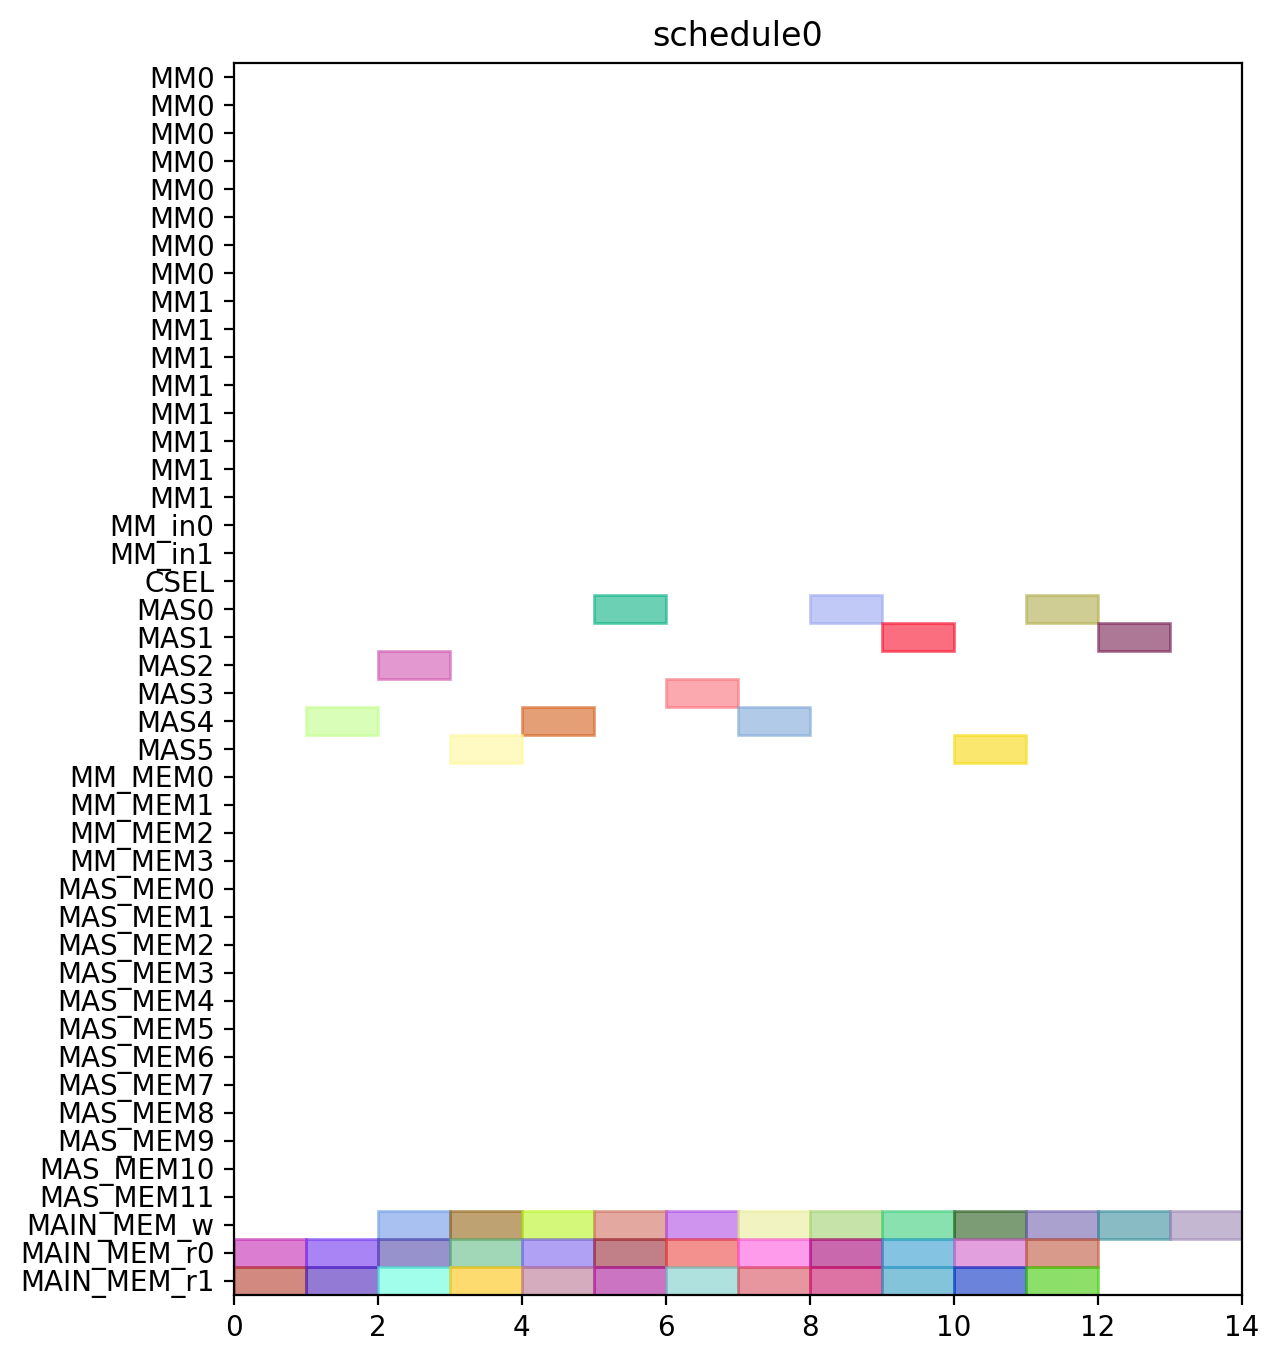

Write Python code to recreate this figure.
from pyschedule import Scenario, solvers, plotters, alt


def solve():
	horizon = 120
	S = Scenario("schedule0", horizon=horizon)

	# resource
	MM = S.Resources('MM', num=2, size=8)
	MM_in = S.Resources('MM_in', num=2)
	CSEL = S.Resource('CSEL')
	MAS = S.Resources('MAS', num=6, size=1, periods=range(1, horizon))
	MM_MEM = S.Resources('MM_MEM', num=4)
	MAS_MEM = S.Resources('MAS_MEM', num=12)
	MAIN_MEM_w = S.Resource('MAIN_MEM_w', size=1)
	MAIN_MEM_r = S.Resources('MAIN_MEM_r', num=2)

	# result of previous scheduling

	# new tasks
	c000 = S.Task('c000', length=1, delay_cost=1)
	c000 += alt(MAS)
	S += 0<c000

	c000_w = S.Task('c000_w', length=1, delay_cost=1)
	c000_w += alt(MAIN_MEM_w)
	S += c000 <= c000_w

	c000_mem0 = S.Task('c000_mem0', length=1, delay_cost=1)
	c000_mem0 += MAIN_MEM_r[0]
	S += c000_mem0 <= c000

	c000_mem1 = S.Task('c000_mem1', length=1, delay_cost=1)
	c000_mem1 += MAIN_MEM_r[1]
	S += c000_mem1 <= c000

	c001 = S.Task('c001', length=1, delay_cost=1)
	c001 += alt(MAS)
	S += 0<c001

	c001_w = S.Task('c001_w', length=1, delay_cost=1)
	c001_w += alt(MAIN_MEM_w)
	S += c001 <= c001_w

	c001_mem0 = S.Task('c001_mem0', length=1, delay_cost=1)
	c001_mem0 += MAIN_MEM_r[0]
	S += c001_mem0 <= c001

	c001_mem1 = S.Task('c001_mem1', length=1, delay_cost=1)
	c001_mem1 += MAIN_MEM_r[1]
	S += c001_mem1 <= c001

	c010 = S.Task('c010', length=1, delay_cost=1)
	c010 += alt(MAS)
	S += 0<c010

	c010_w = S.Task('c010_w', length=1, delay_cost=1)
	c010_w += alt(MAIN_MEM_w)
	S += c010 <= c010_w

	c010_mem0 = S.Task('c010_mem0', length=1, delay_cost=1)
	c010_mem0 += MAIN_MEM_r[0]
	S += c010_mem0 <= c010

	c010_mem1 = S.Task('c010_mem1', length=1, delay_cost=1)
	c010_mem1 += MAIN_MEM_r[1]
	S += c010_mem1 <= c010

	c011 = S.Task('c011', length=1, delay_cost=1)
	c011 += alt(MAS)
	S += 0<c011

	c011_w = S.Task('c011_w', length=1, delay_cost=1)
	c011_w += alt(MAIN_MEM_w)
	S += c011 <= c011_w

	c011_mem0 = S.Task('c011_mem0', length=1, delay_cost=1)
	c011_mem0 += MAIN_MEM_r[0]
	S += c011_mem0 <= c011

	c011_mem1 = S.Task('c011_mem1', length=1, delay_cost=1)
	c011_mem1 += MAIN_MEM_r[1]
	S += c011_mem1 <= c011

	c100 = S.Task('c100', length=1, delay_cost=1)
	c100 += alt(MAS)
	S += 0<c100

	c100_w = S.Task('c100_w', length=1, delay_cost=1)
	c100_w += alt(MAIN_MEM_w)
	S += c100 <= c100_w

	c100_mem0 = S.Task('c100_mem0', length=1, delay_cost=1)
	c100_mem0 += MAIN_MEM_r[0]
	S += c100_mem0 <= c100

	c100_mem1 = S.Task('c100_mem1', length=1, delay_cost=1)
	c100_mem1 += MAIN_MEM_r[1]
	S += c100_mem1 <= c100

	c101 = S.Task('c101', length=1, delay_cost=1)
	c101 += alt(MAS)
	S += 0<c101

	c101_w = S.Task('c101_w', length=1, delay_cost=1)
	c101_w += alt(MAIN_MEM_w)
	S += c101 <= c101_w

	c101_mem0 = S.Task('c101_mem0', length=1, delay_cost=1)
	c101_mem0 += MAIN_MEM_r[0]
	S += c101_mem0 <= c101

	c101_mem1 = S.Task('c101_mem1', length=1, delay_cost=1)
	c101_mem1 += MAIN_MEM_r[1]
	S += c101_mem1 <= c101

	c110 = S.Task('c110', length=1, delay_cost=1)
	c110 += alt(MAS)
	S += 0<c110

	c110_w = S.Task('c110_w', length=1, delay_cost=1)
	c110_w += alt(MAIN_MEM_w)
	S += c110 <= c110_w

	c110_mem0 = S.Task('c110_mem0', length=1, delay_cost=1)
	c110_mem0 += MAIN_MEM_r[0]
	S += c110_mem0 <= c110

	c110_mem1 = S.Task('c110_mem1', length=1, delay_cost=1)
	c110_mem1 += MAIN_MEM_r[1]
	S += c110_mem1 <= c110

	c111 = S.Task('c111', length=1, delay_cost=1)
	c111 += alt(MAS)
	S += 0<c111

	c111_w = S.Task('c111_w', length=1, delay_cost=1)
	c111_w += alt(MAIN_MEM_w)
	S += c111 <= c111_w

	c111_mem0 = S.Task('c111_mem0', length=1, delay_cost=1)
	c111_mem0 += MAIN_MEM_r[0]
	S += c111_mem0 <= c111

	c111_mem1 = S.Task('c111_mem1', length=1, delay_cost=1)
	c111_mem1 += MAIN_MEM_r[1]
	S += c111_mem1 <= c111

	c200 = S.Task('c200', length=1, delay_cost=1)
	c200 += alt(MAS)
	S += 0<c200

	c200_w = S.Task('c200_w', length=1, delay_cost=1)
	c200_w += alt(MAIN_MEM_w)
	S += c200 <= c200_w

	c200_mem0 = S.Task('c200_mem0', length=1, delay_cost=1)
	c200_mem0 += MAIN_MEM_r[0]
	S += c200_mem0 <= c200

	c200_mem1 = S.Task('c200_mem1', length=1, delay_cost=1)
	c200_mem1 += MAIN_MEM_r[1]
	S += c200_mem1 <= c200

	c201 = S.Task('c201', length=1, delay_cost=1)
	c201 += alt(MAS)
	S += 0<c201

	c201_w = S.Task('c201_w', length=1, delay_cost=1)
	c201_w += alt(MAIN_MEM_w)
	S += c201 <= c201_w

	c201_mem0 = S.Task('c201_mem0', length=1, delay_cost=1)
	c201_mem0 += MAIN_MEM_r[0]
	S += c201_mem0 <= c201

	c201_mem1 = S.Task('c201_mem1', length=1, delay_cost=1)
	c201_mem1 += MAIN_MEM_r[1]
	S += c201_mem1 <= c201

	c210 = S.Task('c210', length=1, delay_cost=1)
	c210 += alt(MAS)
	S += 0<c210

	c210_w = S.Task('c210_w', length=1, delay_cost=1)
	c210_w += alt(MAIN_MEM_w)
	S += c210 <= c210_w

	c210_mem0 = S.Task('c210_mem0', length=1, delay_cost=1)
	c210_mem0 += MAIN_MEM_r[0]
	S += c210_mem0 <= c210

	c210_mem1 = S.Task('c210_mem1', length=1, delay_cost=1)
	c210_mem1 += MAIN_MEM_r[1]
	S += c210_mem1 <= c210

	c211 = S.Task('c211', length=1, delay_cost=1)
	c211 += alt(MAS)
	S += 0<c211

	c211_w = S.Task('c211_w', length=1, delay_cost=1)
	c211_w += alt(MAIN_MEM_w)
	S += c211 <= c211_w

	c211_mem0 = S.Task('c211_mem0', length=1, delay_cost=1)
	c211_mem0 += MAIN_MEM_r[0]
	S += c211_mem0 <= c211

	c211_mem1 = S.Task('c211_mem1', length=1, delay_cost=1)
	c211_mem1 += MAIN_MEM_r[1]
	S += c211_mem1 <= c211

	solvers.mip.solve(S,msg=1,kind='CPLEX',ratio_gap=1.01)

	solution = [['hoge']*len(S.solution()[1]) for i in range(len(S.solution()))]
	for i in range(len(S.solution())):
		for j in range(len(S.solution()[i])):
			solution[i][j]=str(S.solution()[i][j])
	print(solution)

	cycles = int(solution[-1][3])

	pic_file_name = "/home/mfukuda/ABE/multiRAM_multiMAS_16mux/scheduling_result/stage8MM2_stage1MAS6/CONJ/schedule0.png"
	if(S.solution() != []):
		plotters.matplotlib.plot(S,img_filename=pic_file_name, show_task_labels=False, fig_size=(cycles*0.25+3, 8))

	return solution
